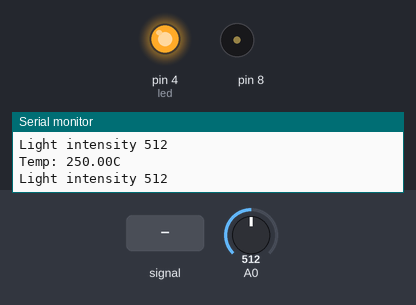
A sketch run on a simulated Arduino Uno, built with avr-gcc and run on an emulated ATmega328P. Parts: output pins drawn as LEDs (lit = HIGH), buzzer (waves = sounding), the last lines printed to the serial monitor. Dashed ring = blinking. The test bench sets the inputs (shaded band); at power-on: A0 = 512.

Above: at 1.2 s.
1.3 s: A0 set to 487
At 2.0 s:
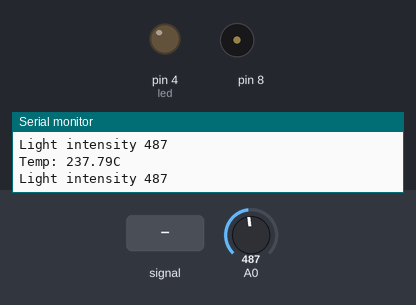
3.0 s: A0 set to 510
At 3.5 s:
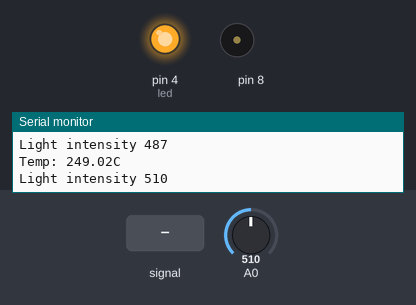
4.5 s: A0 set to 490
At 5.5 s:
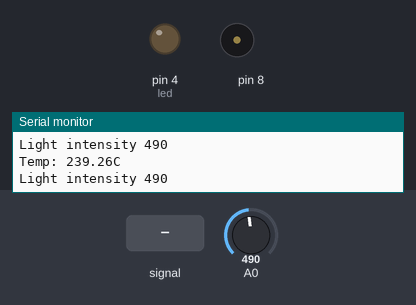
6.0 s: A0 fed a 2 Hz sine of ±306 counts around its level
At 6.19 s:
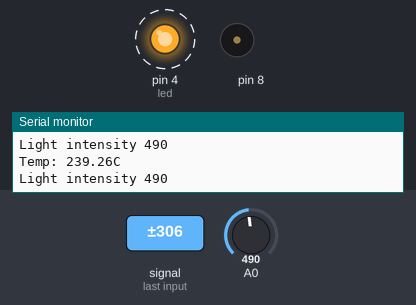
Timing chart, 0 to 10.0 s (numbered marks = the images above; inputs shaded):
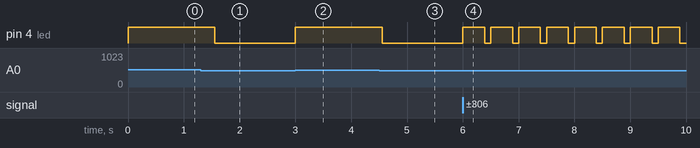

Measured:
- the behaviour switches between 501 and 500 on A0 (found by bisection; images 0 and 1)
- after the input at 1.3 s, pin 4 (led): HIGH → LOW after 0.26 s; tone on pin 8: stays silent (without the input it goes to 2776 Hz after 1.7 s)
- after the input at 3.0 s, pin 4 (led): LOW → HIGH at once
- after the input at 4.5 s, pin 4 (led): HIGH → LOW after 0.06 s; tone on pin 8: stays silent (without the input it goes to 2776 Hz after 1.5 s)
- after the input at 6.0 s, pin 4 (led): alternates HIGH for 0.39 s and LOW for 0.11 s, starting at once

The sketch:

lm35_temp_sensor.ino
```cpp
int led = 4;
float sinVal;
int toneVal;
int val; //Photoelectric diode value
unsigned long tepTimer;

void setup() {
  // put your setup code here, to run once:
pinMode(8, OUTPUT);
pinMode(led, OUTPUT);
Serial.begin(9600);
}

void loop() {
  // put your main code here, to run repeatedly:
  val = analogRead(0); //From analog pin 0
  int val;
  double data;
  val = analogRead(0);
  data = (double)val*(5/10.24); //Convert voltage to temperature value

  if(data>25 && val > 500){
    digitalWrite(led, HIGH);

    for(int x = 0; x<180; x++){
      sinVal = (sin(x*(3.142/180)));
      toneVal = 2000+(int(sinVal*1000));

      tone(8, toneVal);
      delay(2);
  }
  }else{
    digitalWrite(led, LOW);
    noTone(8);
  }
  //every 500 millis
  if(millis()-tepTimer>50){
    tepTimer = millis();
    Serial.print("Temp: ");
    Serial.print(data);
    Serial.println("C");
    Serial.print("Light intensity ");
    Serial.println(val); //Prints light intensity value

  }

}
```
